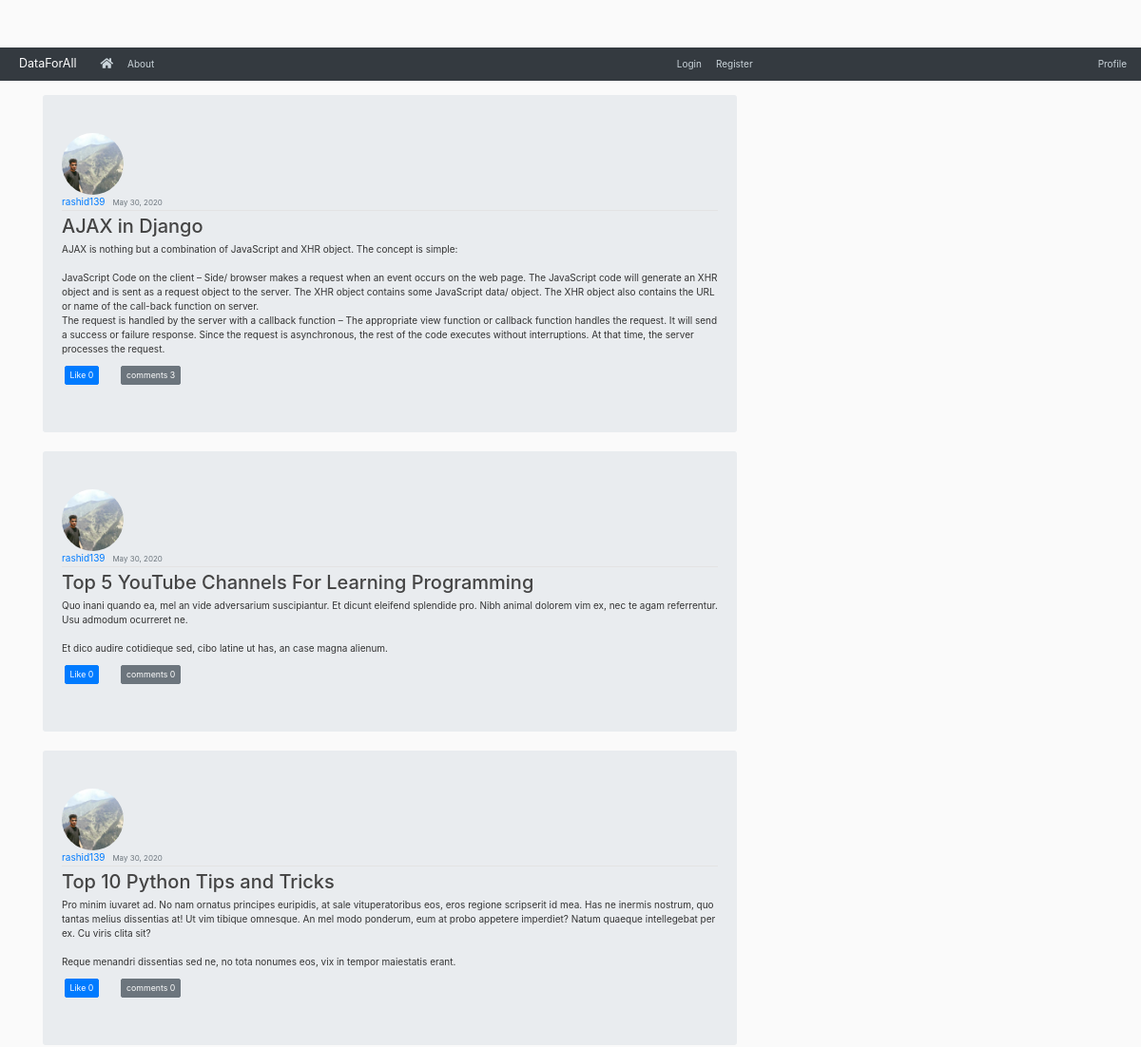
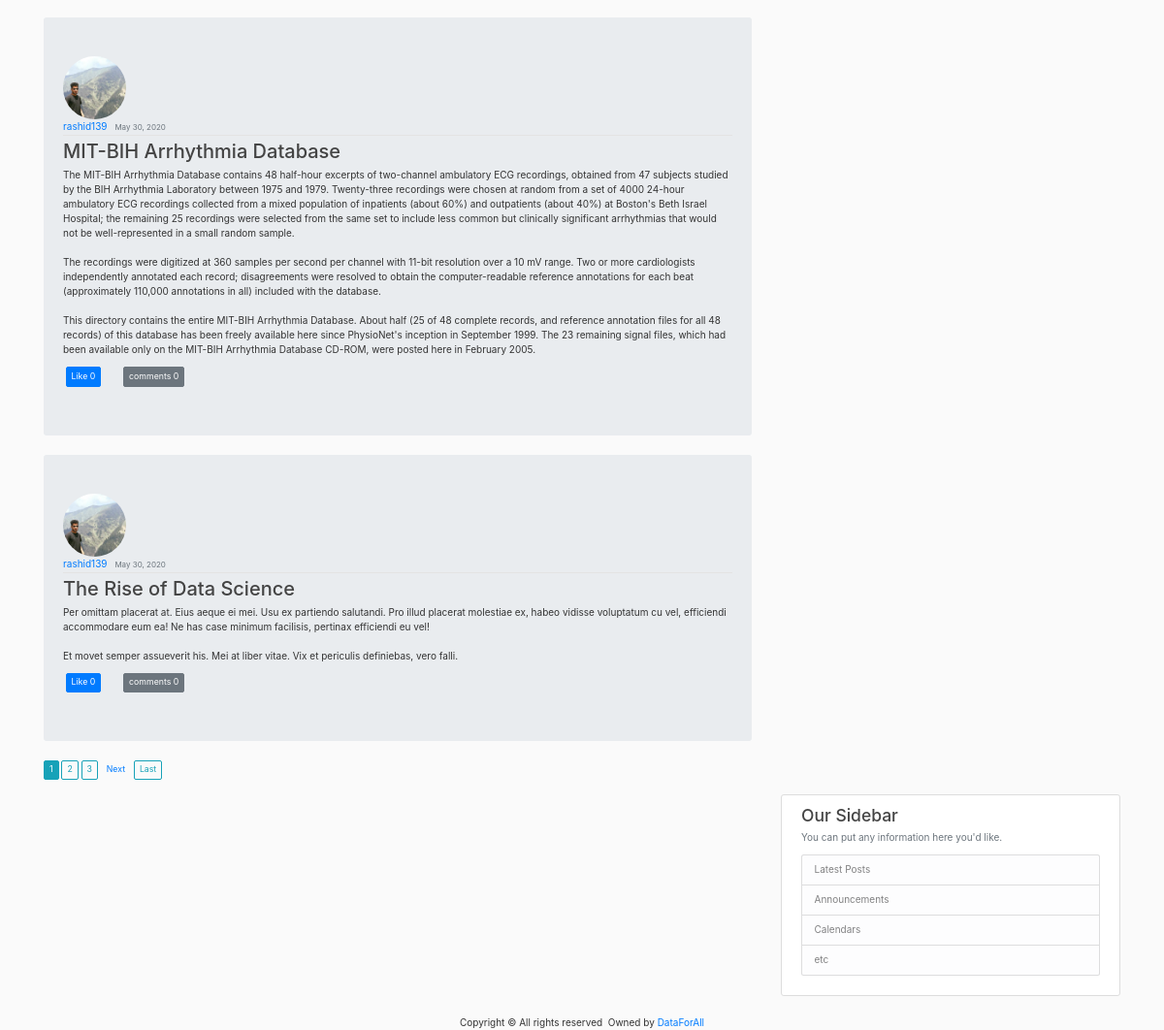
/, run on an earlier commit of the app's database (2 pictures, top to bottom).
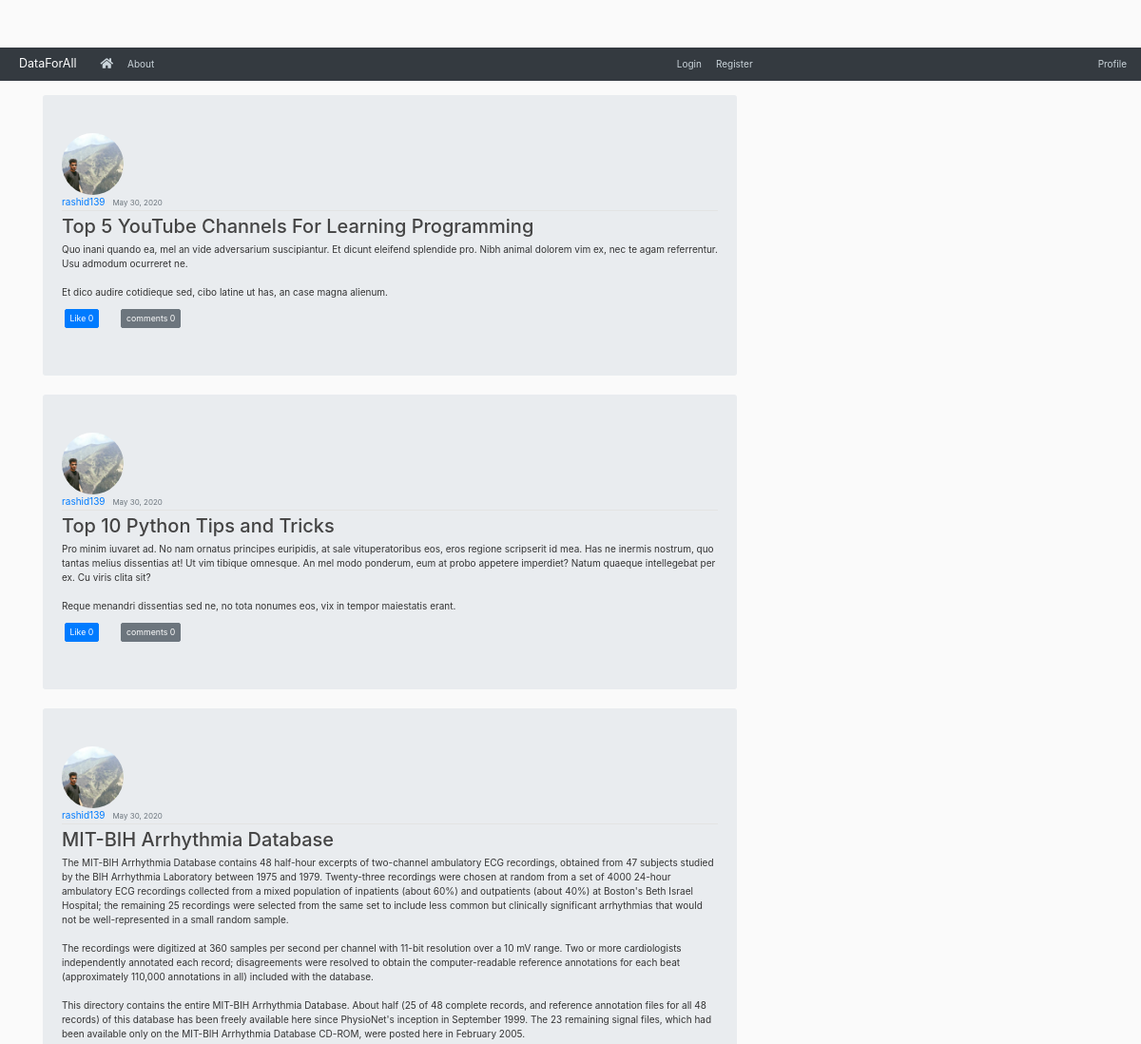
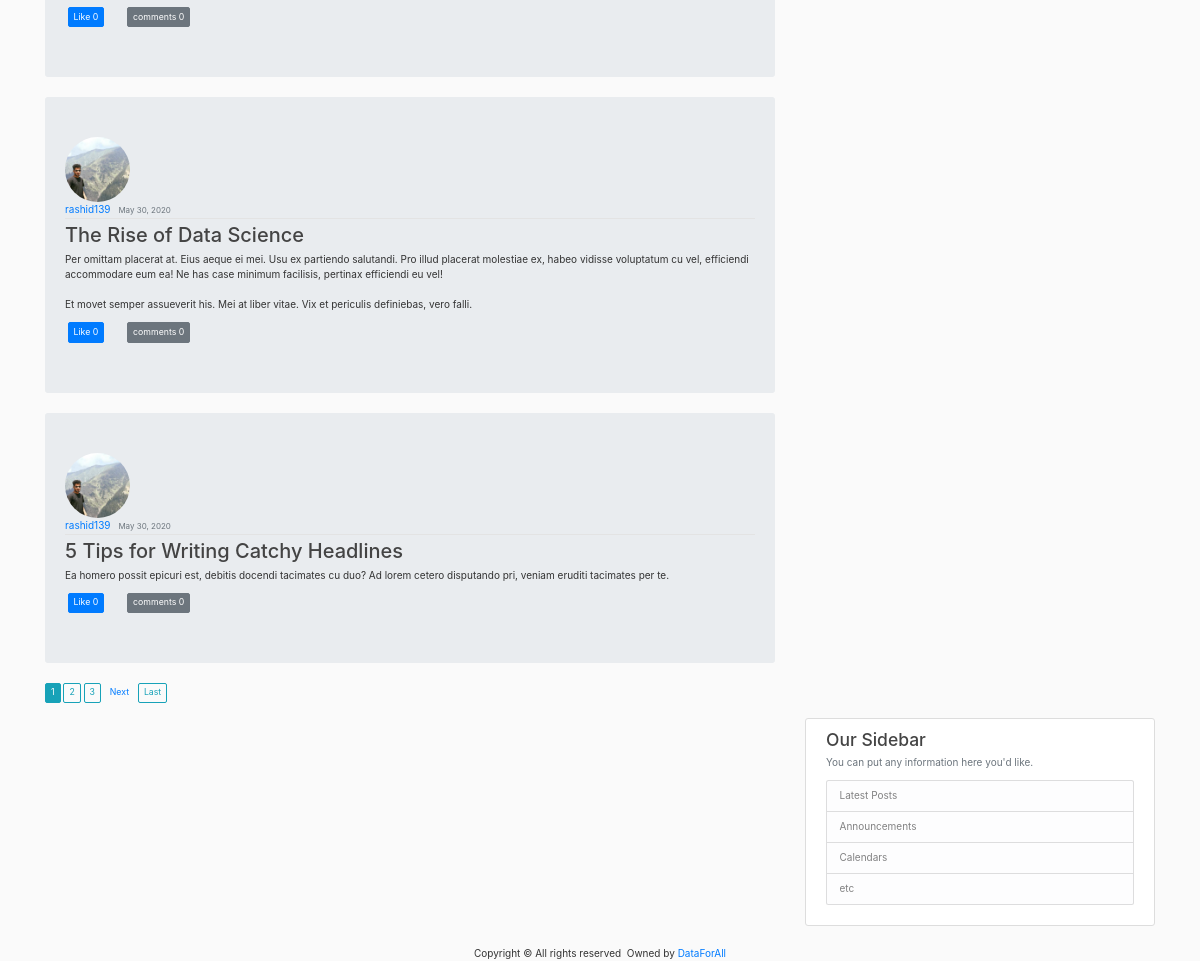
And on a later commit of the database (2 pictures, top to bottom).
### blog/models.py (models this page shows, shortened)
class Post(models.Model):
    title = models.CharField(max_length = 100)
    content = models.TextField()
    date_posted = models.DateTimeField(default=timezone.now)
    author = models.ForeignKey(User, on_delete=models.CASCADE)

### users/models.py (models this page shows, shortened)
class Profile(models.Model):
    user = models.OneToOneField(User, on_delete = models.CASCADE)
    image = models.ImageField(default='default.jpg', upload_to='profile_pics')

### blog/views.py (the view)
# urls.py: path('', views.PostListView.as_view(), name = 'blog-home'),
class PostListView(ListView):
    model = Post
    template_name = 'blog/home.html'
    context_object_name = 'posts'
    ordering = ['-date_posted']
    paginate_by = 5

### blog/templates/blog/home.html (shortened to what this page needs)
{% extends 'blog/base.html' %}
{% block content %}
    {% for post in posts %}
        <article class="container jumbotron">
            <img class="rounded-circle article-img" src="{{ post.author.profile.image.url }}">
            <div class="media-body">
              <div class="article-metadata">
                <a class="mr-2" href="{% url 'user-posts'  post.author.username %}">{{ post.author }}</a>
                <small class="text-muted">{{ post.date_posted | date:"F d, Y" }}</small>
              </div>
              <h2><a class="article-title" href="{% url 'post-detail' post.id %}">{{ post.title }}</a></h2>
              <p class="article-content">{{ post.content }}</p>
              <p>
                <a class="likebutton btn btn-primary btn-sm mr-4 ml-1" id="like{{ post.id }}" href="#" data-catid="{{ post.id }}">Like {{ post.like_set.all.count }}</a>
                <a class="btn btn-secondary btn-sm mr-4 ml-2"  href="{% url 'post-detail'  post.pk %}" >comments {{post.comment_set.all.count }}</a> </p>
            </div>
        </article>
    {% endfor %}
    {% if is_paginated %}
      {% for num in page_obj.paginator.page_range %}
          {% if page_obj.number ==  num %}
            <a class="btn btn-info mb-4 btn-sm" href="?page={{num}}">{{num}}</a>
          {% elif  num > page_obj.number|add:'-3' and num < page_obj.number|add:'3' %}
            <a class="btn btn-outline-info  mb-4 btn-sm" href="?page={{num}}">{{num}}</a>
          {% endif %}
      {% endfor %}
      {% if page_obj.has_next %}
      <a class="btn btn--outline-info mb-4 btn-sm" href="?page={{ page_obj.next_number }}">Next</a>
      <a class="btn btn-outline-info mb-4 btn-sm" href="?page={{ page_obj.paginator.num_pages}}">Last</a>
    {% endif %}
    {% endif %}
{% endblock %}
{% block about %}
{% include 'blog/about.html' %}
{% endblock %}

What changed in the data, as far as the page shows it:
removed Post: author.profile.image (picture), author "rashid139", date_posted "May 30, 2020", title "AJAX in Django", content "AJAX is nothing but a combination of JavaScript and XHR object. The concept is simple: JavaScript Code on the client – Side/ browser makes a request when an event occurs on the web page. The JavaScript code will generate an XHR object and is sent as a request object to the server. The XHR object contains some JavaScript data/ object. The XHR object also contains the URL or name of the call-back function on server. The request is handled by the server with a callback function – The appropriate view function or callback function handles the request. It will send a success or failure response. Since the request is asynchronous, the rest of the code executes without interruptions. At that time,…", like_set.all.count "0", comment_set.all.count "3"
now on this page (row unchanged): Post: author.profile.image (picture), author "rashid139", date_posted "May 30, 2020", title "5 Tips for Writing Catchy Headlines", content "Ea homero possit epicuri est, debitis docendi tacimates cu duo? Ad lorem cetero disputando pri, veniam eruditi tacimates per te.", like_set.all.count "0", comment_set.all.count "0"
